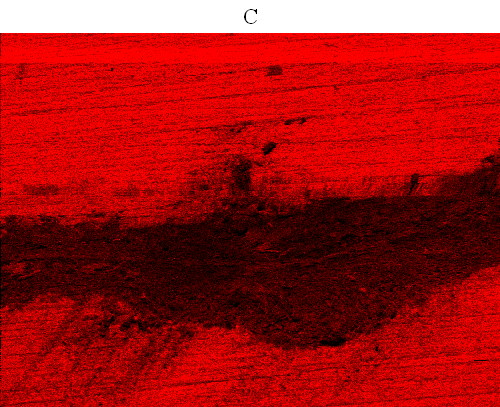
#> input picture Analisis_CaCO3/prueba1/1-C.tif, 500 x 407 px
$ python SpectrumIntegrator2.py 1-C.tif 1-O.tif 1-O.tif
#> lines starting #> are read from the running program, lines starting #| are printed output that depends on the picture
import cv2
import numpy as np
import sys
from scipy.optimize import curve_fit as fit
from scipy import exp
from matplotlib import pyplot as plt

import pdb


drawing = False # true if mouse is pressed
ix = -1 #Creamos un punto inicial x,y
iy = -1,
dotslist = [] #Creamos una lista donde almacenaremos los puntos del contorno

# mouse callback function
# [41 lines left out: functions draw_dots, Croped, not called in this run]

def histogram(img, mask):
    hist = cv2.calcHist([img], [0], mask, [256], [0,256])
    return hist

# [80 lines left out: functions Listing, Countsum, MeanAndSigma, gaussModel, gauss, maximum_value and 1 more, not called in this run]


files = [str(sys.argv[1]), str(sys.argv[2]), str(sys.argv[3])]

img = cv2.imread(files[0])#Leemos intensidad de la primera imagen r
#> img is the input picture: shape (407, 500, 3); mean B, G, R 20.6, 20.6, 163.2
img1 = cv2.imread(files[0], cv2.IMREAD_GRAYSCALE)
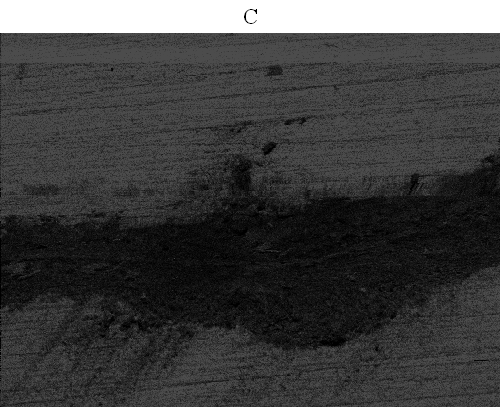
#> img1: shape (407, 500); min 0, max 255, mean 63.2
img2 = cv2.imread(files[1], cv2.IMREAD_GRAYSCALE)#Leemos intensidad de la segunda imagen g
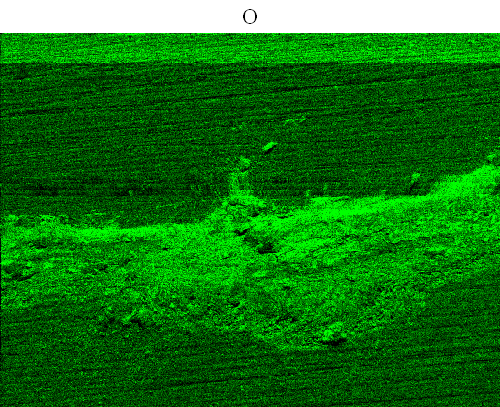
#> input picture Analisis_CaCO3/prueba1/1-O.tif, 500 x 407 px
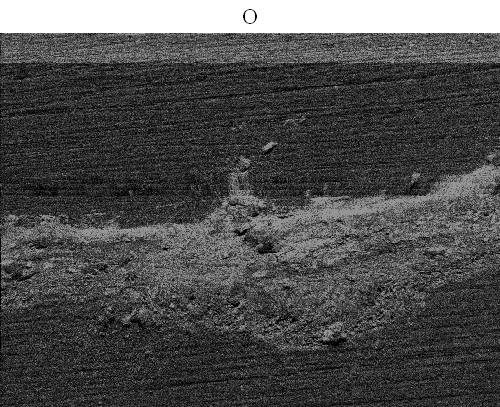
#> img2: shape (407, 500); min 0, max 255, mean 77.8
img3 = cv2.imread(files[2], cv2.IMREAD_GRAYSCALE)#Leemos intensidad de la segunda imagen b


cv2.namedWindow(files[0])#Creamos la ventana para mostras a img1 como indicador para el contorno
cv2.setMouseCallback(files[0],draw_dots) #llamamos al MouseCall para dibujar el contorno en img1


while(1):
    cv2.imshow(files[0],img) #Mostramos a img1 en la ventana para dibujar el contono

    k = cv2.waitKey(1) & 0xFF
#> (key Esc is pressed here)

    if k == 32: #space
        dotslist = np.asarray(dotslist)#Convertimos el contorno en un array de numpy

        #Aplicamos el contorno a la image a partir de dtolist
        img1_croped_BB = Croped(dotslist, img1)[0]#Recuperamos solo la region de interes (imagen cortada con bordes negros)
        img2_croped_BB = Croped(dotslist, img2)[0]#Recuperamos solo la region de interes (imagen cortada con bordes negros)
        img3_croped_BB = Croped(dotslist, img3)[0]#Recuperamos solo la region de interes (imagen cortada con bordes negros)


        mask1 = Croped(dotslist, img1)[1] #Recuperamos la mascara creada en img1
        mask2 = Croped(dotslist, img2)[1]
        mask3 = Croped(dotslist, img3)[1]

        img1_croped = Croped(dotslist, img1)[2]#recuperamos la imagen cortada en rectangulo para analizar con la mascara
        img2_croped = Croped(dotslist, img2)[2]
        img3_croped = Croped(dotslist, img3)[2]

        hist1 = histogram(img1_croped, mask1)#Calculamos el histograma usando la mascara #len(hist) = 256
        hist1 = Listing(hist1)
        hist1.pop(0)

        hist2 = histogram(img2_croped, mask2)#Calculamos el histograma usando la mascara #len(hist) = 256
        hist2 = Listing(hist2)
        hist2.pop(0)

        hist3 = histogram(img3_croped, mask3)#Calculamos el histograma usando la mascara #len(hist) = 256
        hist3 = Listing(hist3)
        hist3.pop(0)

        x1 = np.linspace(1.0, len(hist1), len(hist1))
        x2 = np.linspace(1.0, len(hist2), len(hist2))
        x3 = np.linspace(1.0, len(hist3), len(hist3))
        x4 = np.linspace(1.0, 60, len(hist2))
        #[mean1, sigma1] = MeanAndSigma(x1, hist1)
        #[maxg1, meang1, sigmag1] = gauss(gaussModel, x1, hist1, p0=[max(hist1), mean1, sigma1])#popt son los parametros del fit, pcov es la curva del fit
        #fit1 = gaussModel(x1, maxg1, meang1, sigma1)

        [mean2, sigma2] = MeanAndSigma(x2, hist2)
        [maxg2, meang2, sigmag2] = gauss(gaussModel, x2, hist2, p0=[max(hist2), mean2, sigma2])#popt son los parametros del fit, pcov es la curva del fit
        fit1 = gaussModel(x4, maxg2, 20, sigma2)
        fit2 = gaussModel(x4, maxg2, 17, sigma2)
        fit3 = gaussModel(x4, maxg2, 61, sigma2)

        # [4 lines of commented-out code are left out]

        [Nfit1, Nfit2, Nfit3, Nx] = normalizer(fit1, fit2, fit3, x4)


        # [11 lines of commented-out code are left out]

        [hist_max_val1, hist_max_ubication1, gmax_val1, gmax_ubication1]= maximum_value(hist1, fit1)
        # [12 lines of commented-out code are left out]

        [hist_max_val2, hist_max_ubication2, gmax_val2, gmax_ubication2]= maximum_value(hist2, fit2)
        # [12 lines of commented-out code are left out]


        [hist_max_val3, hist_max_ubication3, gmax_val3, gmax_ubication3]= maximum_value(hist3, fit3)
        # [12 lines of commented-out code are left out]

        Legends = ['Calcium', 'Carbon', 'Oxigen']


        ElementMark1 = gmax_ubication1
        ElementMark2 = gmax_ubication2
        ElementMark3 = gmax_ubication3

        ticks = [ElementMark1, ElementMark2, ElementMark3]
        ticksLabels = ['Calcium', 'Carbon', 'Oxygen']

        fig4 = plt.figure()
        ax4 = fig4.add_subplot(111)
        ax4.set_xlabel('Element', fontsize= 20)
        ax4.set_ylabel('Intensity (arb. unit)', fontsize= 20)
        #ax4.set_title('Histogram of: ' + name1)
        ax4.set_xticks(np.arange(0, len(Nx), step=0.1))
        ax4.tick_params(direction='in', length=4, width=2, labelsize=15)
        ax4.set_xlim(left=0,right=1, emit=True)
        ax4.plot(Nx, Nfit1, '-', color='orange', markersize=8, label = 'Calcium', linewidth=2)#ploteamos el histograma
        ax4.plot(Nx, Nfit2, '-', color='teal', markersize=8, label = 'Carbon', linewidth=2)#ploteamos el histograma
        ax4.plot(Nx, Nfit3, '-', color='crimson', markersize=8, label = 'Oxygen', linewidth=2)
        #ax4.axvline(x = ElementMark1)#DIbujamos una linea vertical
        #ax4.axvline(x = ElementMark2)#DIbujamos una linea vertical
        #ax4.axvline(x = ElementMark3)#DIbujamos una linea vertical
        #ax4.text(gmax_ubication1 + 25, (hist_max_val1)/2, 'max value: ' + str(gmax_ubication1))#etiqueta de ubicacipn del maximo
        ax4.legend(loc='best')
        #plt.savefig('Histogram of ' + name1)

        plt.show()

        #cv2.imshow('croped1' + files[0], img1_croped_BB)#Mostramos img2 con el contorno
        #cv2.imshow('croped2' + files[1], img2_croped_BB)#Mostramos img2 con el contorno
        #cv2.imshow('croped3' + files[2], img3_croped_BB)#Mostramos img2 con el contorno


        #cv2.imwrite("Corte_" + name1 +'.jpg', img1_croped_BB)
        #cv2.imwrite("Corte_" + name2 +'.jpg', img2_croped_BB)
        #cv2.imwrite("Corte_" + name3 +'.jpg', img3_croped_BB)


    if k == 27:#esc
        #pdb.set_trace()
        break# hace,el break para para el programa si se estripa esc

cv2.destroyAllWindows()#Destruimos todas las ventanas
